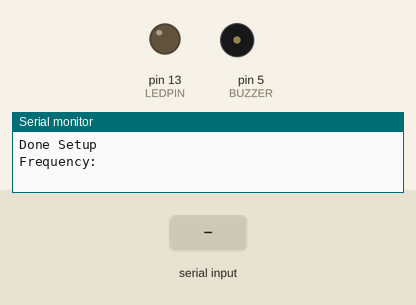
Recording of a sketch running on a simulated Arduino Uno, built with avr-gcc and run on an emulated ATmega328P. On the bench: output pins drawn as LEDs (lit = HIGH), buzzer (waves = sounding), the last lines printed to the serial monitor. The inputs (shaded band) are chosen by the test bench.

Above: at 1.2 s.
1.3 s: "90,45\n" received over Serial
At 2.4 s:
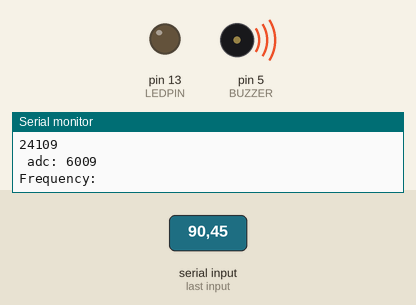
Timing chart, 0 to 4.3 s (numbered marks = the images above; inputs shaded):
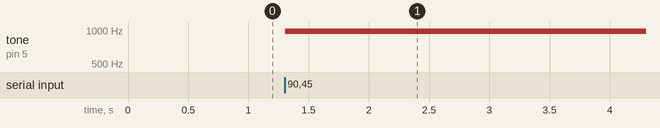

Measured:
- after the input at 1.3 s, tone on pin 5 (BUZZER): silent → 977 Hz at once

The sketch:

pwmHardware.ino
```cpp
#include <stdio.h>

//#define DEBUG


#define TICK 1
#define MAX_TASKS 5
#define SENSOR_READ_TASK 0
#define TONE_OFF_TASK 1
#define LED_OFF_TASK 2
#define BATTERY_STATUS_TASK 3
#define NORMAL_OP_TASK 4
#define MAX_READINGS 2000
#define BATTERY_READINGS 3

#define _BV(bit) (1 << (bit))


int taskTimer [MAX_TASKS] = {-1}; // by default all are off
int counter = 0;
int taskCount = 0;

//RECORD readings [MAX_READINGS];
int readingCount = 0;
int battery [3000];

const int LEDPIN = 13;
const int BUZZER = 5;
bool isIncrease = true;

void setup() {
  // put your setup code here, to run once:
  Serial.begin (9600);
  pinMode (LEDPIN, OUTPUT);
  pinMode (BUZZER, OUTPUT);
  digitalWrite (LEDPIN, LOW); // default led ON
  taskTimer[SENSOR_READ_TASK] = 1;  // initialize frequency of sensor readings to 1/sec
  //taskTimer[NORMAL_OP_TASK] = 5;    //
  Serial.println("Done Setup");
}

void loop() {
  // put your main code here, to run repeatedly
  int freq = 0;
  char incomingByte;
  Serial.write("Frequency: ");
  while(Serial.available() <= 0)
  {
    //do nothing
  }

  freq = 0;
  while(1)
  {
  incomingByte = Serial.read();
  if (incomingByte == '\n')
      break;
  if (incomingByte == -1)
      continue;
  freq *= 10;    //shift to the left
  freq = ((incomingByte - 48) + freq);   //convert to int,
  Serial.println(freq);
  }

  int adc = map(freq, 0, 1023, 0, 255);
  Serial.print(" adc: ");
  Serial.println(adc);
  analogWrite(BUZZER, adc);
  //https://www.allaboutcircuits.com/projects/using-the-arduinos-analog-io/
}

void pwm(int frequency, int dutyCycle)
{
  int duty = dutyCycle/100;
  int sec = (1000000/frequency)*duty;
  for (int i = 0; i < frequency; i++)
  {
  digitalWrite(BUZZER, HIGH);
  delayMicroseconds(sec);
  digitalWrite(BUZZER, LOW);
  delayMicroseconds((1000000/frequency) - sec);
  }
}
```
